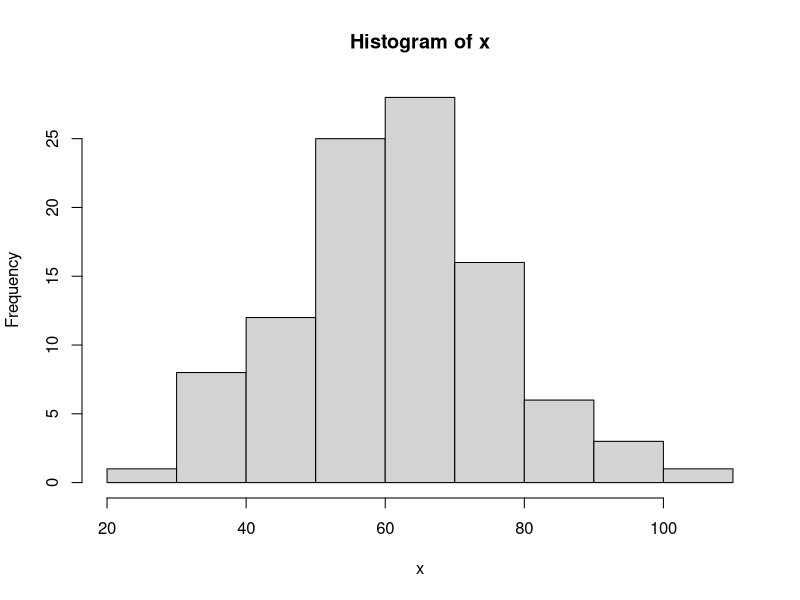

Generate this figure with R:
## ---- chunk 1
knitr::opts_chunk$set(echo = TRUE)
## ---- chunk 2
x <- rnorm(n = 100, mean = 60, sd = 15)
## ---- chunk 3
head(x)
## ---- chunk 4
hist(x)
## ---- chunk 5
t.test(x, mu = 50)
## ---- chunk 6
y <- rnorm(n = 100, mean = 50, sd = 15)
## ---- chunk 7
t.test(x, y)
